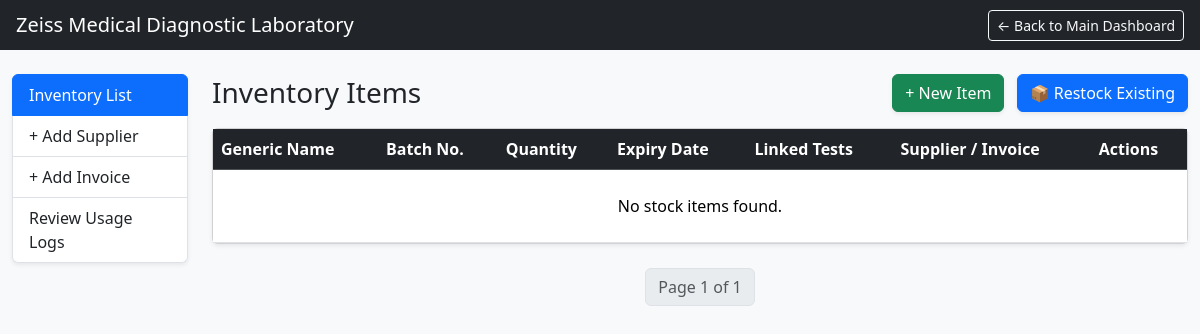
Before: /inventory/ (signed in) with the older database file.
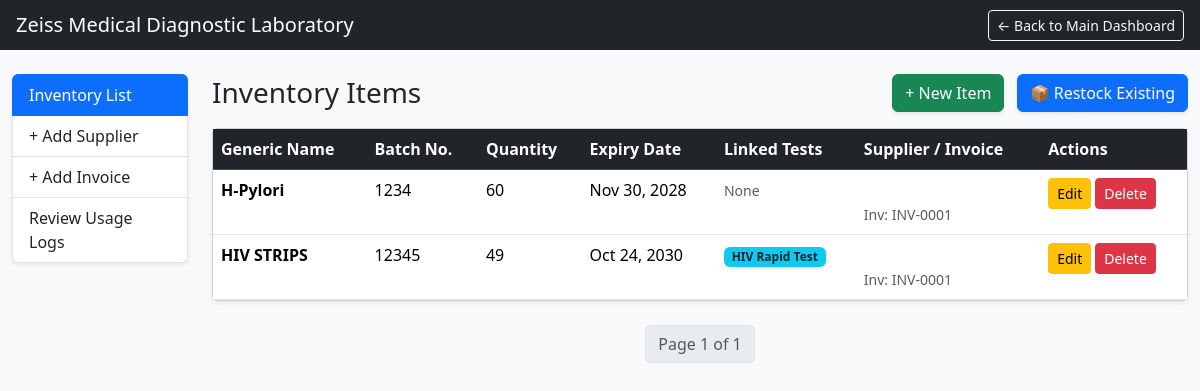
After: the same page with the newer database file.
### inventory/models.py (models this page shows)
class StockItem(models.Model):
    CATEGORY_CHOICES = [
        ('STRIP', 'Test Strip'),
        ('REAGENT', 'Reagent'),
        ('CONSUMABLE', 'Consumable'),
    ]
    name = models.CharField(max_length=200)
    category = models.CharField(max_length=20, choices=CATEGORY_CHOICES)
    supplier = models.ForeignKey(Supplier, on_delete=models.SET_NULL, null=True, blank=True)
    invoice = models.ForeignKey(Invoice, on_delete=models.SET_NULL, null=True, blank=True)
    batch_number = models.CharField(max_length=100, blank=True)
    expiry_date = models.DateField(null=True, blank=True)
    quantity_in_stock = models.PositiveIntegerField(default=0)
    reorder_level = models.PositiveIntegerField(default=10)
    unit_price = models.DecimalField(max_digits=10, decimal_places=2, default=0.00)
    last_updated = models.DateTimeField(auto_now=True)
    class Meta:
        ordering = ['expiry_date']
    def __str__(self):
        return f"{self.name} (Batch: {self.batch_number})"

class Invoice(models.Model):
    invoice_number = models.CharField(max_length=50, unique=True)
    supplier = models.ForeignKey(Supplier, on_delete=models.CASCADE, related_name='invoices')
    date_received = models.DateField(default=timezone.now)
    def __str__(self):
        return f"{self.invoice_number} - {self.supplier.name}"

### laboratory/models.py (models this page shows)
class LabTest(models.Model):
    code = models.CharField(max_length=20, unique=True)
    name = models.CharField(max_length=200)
    category = models.ForeignKey(TestCategory, on_delete=models.PROTECT, related_name='tests')
    price = models.DecimalField(max_digits=10, decimal_places=2)
    sample_type = models.CharField(max_length=50)  # Blood, Urine, Stool
    turnaround_hours = models.PositiveIntegerField(default=24)
    reference_range = models.CharField(max_length=200, blank=True)
    unit = models.CharField(max_length=30, blank=True)
    is_active = models.BooleanField(default=True)
    required_stock = models.ManyToManyField(StockItem, blank=True, help_text="Select strips/reagents used for this test")
    class Meta:
        ordering = ['code']
    def __str__(self):
        return f"{self.code} - {self.name}"

### inventory/views.py (the view, shortened to what this page needs)
# urls.py: path('', views.inventory_dashboard, name='inventory_dashboard'),
@login_required
def inventory_dashboard(request):
    stock_list = StockItem.objects.all()
    paginator = Paginator(stock_list, 10)
    page_number = request.GET.get('page')
    page_obj = paginator.get_page(page_number)
    stock_form = StockItemForm()
    invoice_form = InvoiceForm()
    supplier_form = SupplierForm()
    restock_form = RestockForm()
    context = {
        'page_obj': page_obj,
        'stock_form': stock_form,
        'invoice_form': invoice_form,
        'supplier_form': supplier_form,
        'restock_form': restock_form,
    }
    return render(request, 'inventory/dashboard.html', context)

### inventory/models.py (called while the page is built)
    def __str__(self):
        return self.name

### templates/inventory/dashboard.html (shortened to what this page needs)
<!DOCTYPE html>
<html>
<head>
  <link href="https://cdn.jsdelivr.net/npm/bootstrap@5.3.3/dist/css/bootstrap.min.css" rel="stylesheet">
</head>
<body class="bg-light">
<nav class="navbar navbar-dark bg-dark px-3 mb-4">
  <span class="navbar-brand mb-0 h1">Zeiss Medical Diagnostic Laboratory</span>
  <a href="/" class="btn btn-outline-light btn-sm">← Back to Main Dashboard</a>
</nav>
<div class="container-fluid">
  <div class="row">
    <div class="col-md-2 mb-4">
      <div class="list-group shadow-sm">
        <a href="{% url 'inventory_dashboard' %}" class="list-group-item list-group-item-action active">Inventory List</a>
        <button class="list-group-item list-group-item-action text-start" data-bs-toggle="modal" data-bs-target="#supplierModal">+ Add Supplier</button>
        <button class="list-group-item list-group-item-action text-start" data-bs-toggle="modal" data-bs-target="#invoiceModal">+ Add Invoice</button>
        <a href="/admin/inventory/stockusage/" class="list-group-item list-group-item-action">Review Usage Logs</a>
      </div>
    </div>
    <div class="col-md-10">
      <div class="d-flex justify-content-between align-items-center mb-3">
        <h3 class="mb-0 font-weight-bold">Inventory Items</h3>
        <div>
            <button class="btn btn-success shadow-sm me-2" data-bs-toggle="modal" data-bs-target="#newStockModal">+ New Item</button>
            <button class="btn btn-primary shadow-sm" data-bs-toggle="modal" data-bs-target="#restockModal">📦 Restock Existing</button>
        </div>
      </div>
      <div class="card shadow-sm">
        <table class="table table-hover mb-0">
          <thead class="table-dark">
            <tr>
              <th>Generic Name</th>
              <th>Batch No.</th>
              <th>Quantity</th>
              <th>Expiry Date</th>
              <th>Linked Tests</th>
              <th>Supplier / Invoice</th>
              <th>Actions</th>
            </tr>
          </thead>
          <tbody>
            {% for item in page_obj %}
            <tr>
              <td><strong>{{ item.name }}</strong></td>
              <td>{{ item.batch_number|default:"-" }}</td>
              <td>
                {{ item.quantity_in_stock }}
              </td>
              <td>
                {% if item.expiry_date %}{{ item.expiry_date|date:"M d, Y" }}{% else %}-{% endif %}
              </td>
              <td>
                {% for test in item.labtest_set.all %}
                  <span class="badge bg-info text-dark mb-1">{{ test.name }}</span>
                {% empty %}
                  <span class="text-muted small">None</span>
                {% endfor %}
              </td>
              <td>
                {% if item.invoice %}<br><small class="text-muted">Inv: {{ item.invoice.invoice_number }}</small>{% endif %}
              </td>
              <td>
                <div class="d-flex gap-1">
                    <button class="btn btn-sm btn-warning" data-bs-toggle="modal" data-bs-target="#editModal{{ item.id }}">Edit</button>
                    <form method="post" onsubmit="return confirm('Are you sure you want to delete {{ item.name }}?');" style="display:inline;">
                        <button type="submit" class="btn btn-sm btn-danger">Delete</button>
                    </form>
                </div>
              </td>
            </tr>
            {% empty %}
            <tr><td colspan="7" class="text-center py-4">No stock items found.</td></tr>
            {% endfor %}
          </tbody>
        </table>
      </div>
      <nav class="mt-4">
        <ul class="pagination justify-content-center">
          <li class="page-item disabled"><span class="page-link">Page {{ page_obj.number }} of {{ page_obj.paginator.num_pages }}</span></li>
        </ul>
      </nav>
    </div>
  </div>
</div>
</body>
</html>

Changed rows visible on the page:
added StockItem: name "H-Pylori", batch_number "1234", quantity_in_stock "60", expiry_date "Nov 30, 2028", invoice.invoice_number "INV-0001"
added StockItem: name "HIV STRIPS", batch_number "12345", quantity_in_stock "49", expiry_date "Oct 24, 2030", invoice.invoice_number "INV-0001"
now on this page (row unchanged): LabTest: name "HIV Rapid Test"
Other visible differences:
text no longer shown: "No stock items found."
